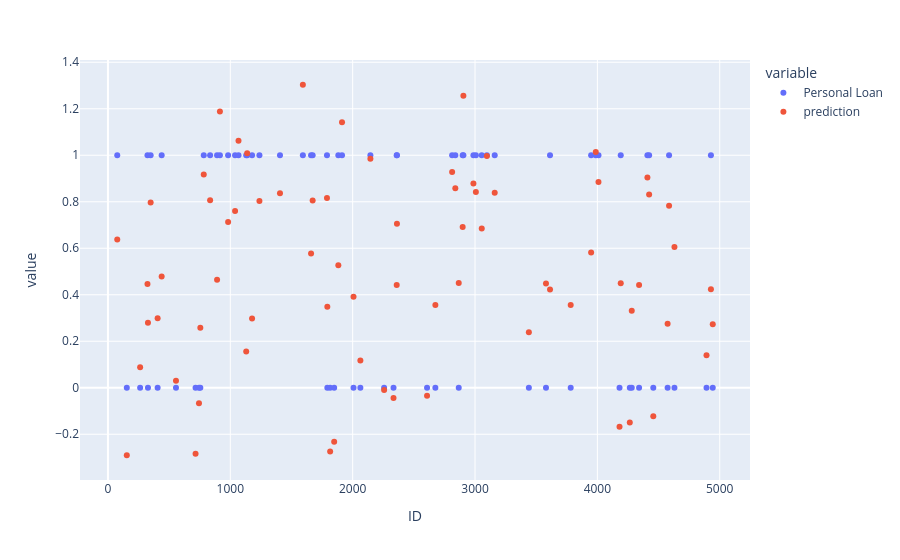

The notebook cell saved with this chart:
### Code cell
pred_results.predictions.plot.scatter(y=["Personal Loan", "prediction"], x="ID")

### Figure 1 — Plotly figure (JSON) as saved in the notebook; plotly's stock layout.template omitted (floating-point values rounded to 4 significant figures)
{"data": [{"hovertemplate": "variable=Personal Loan<br>ID=%{x}<br>value=%{y}<extra></extra>", "legendgroup": "Personal Loan", "marker": {"color": "#636efa", "symbol": "circle"}, "mode": "markers", "name": "Personal Loan", "orientation": "v", "showlegend": true, "type": "scatter", "x": [76, 154, 263, 323, 327, 349, 406, 439, 556, 716, 744, 755, 783, 835, 892, 915, 982, 1039, 1067, 1130, 1138, 1178, 1238, 1406, 1593, 1660, 1673, 1790, 1793, 1816, 1849, 1883, 1913, 2007, 2063, 2145, 2257, 2334, 2360, 2362, 2608, 2676, 2813, 2839, 2867, 2899, 2905, 2987, 3007, 3055, 3097, 3161, 3440, 3580, 3613, 3782, 3949, 3987, 4009, 4181, 4191, 4265, 4281, 4341, 4409, 4423, 4457, 4574, 4586, 4630, 4892, 4928, 4943], "xaxis": "x", "y": [1, 0, 0, 1, 0, 1, 0, 1, 0, 0, 0, 0, 1, 1, 1, 1, 1, 1, 1, 1, 1, 1, 1, 1, 1, 1, 1, 1, 0, 0, 0, 1, 1, 0, 0, 1, 0, 0, 1, 1, 0, 0, 1, 1, 0, 1, 1, 1, 1, 1, 1, 1, 0, 0, 1, 0, 1, 1, 1, 0, 1, 0, 0, 0, 1, 1, 0, 0, 1, 0, 0, 1, 0], "yaxis": "y"}, {"hovertemplate": "variable=prediction<br>ID=%{x}<br>value=%{y}<extra></extra>", "legendgroup": "prediction", "marker": {"color": "#EF553B", "symbol": "circle"}, "mode": "markers", "name": "prediction", "orientation": "v", "showlegend": true, "type": "scatter", "x": [76, 154, 263, 323, 327, 349, 406, 439, 556, 716, 744, 755, 783, 835, 892, 915, 982, 1039, 1067, 1130, 1138, 1178, 1238, 1406, 1593, 1660, 1673, 1790, 1793, 1816, 1849, 1883, 1913, 2007, 2063, 2145, 2257, 2334, 2360, 2362, 2608, 2676, 2813, 2839, 2867, 2899, 2905, 2987, 3007, 3055, 3097, 3161, 3440, 3580, 3613, 3782, 3949, 3987, 4009, 4181, 4191, 4265, 4281, 4341, 4409, 4423, 4457, 4574, 4586, 4630, 4892, 4928, 4943], "xaxis": "x", "y": [0.6382, -0.2903, 0.08805, 0.4457, 0.2793, 0.7973, 0.2994, 0.4784, 0.03059, -0.2838, -0.06631, 0.2581, 0.917, 0.8062, 0.4645, 1.188, 0.7128, 0.7599, 1.062, 0.1558, 1.009, 0.2982, 0.8028, 0.8361, 1.303, 0.5778, 0.8054, 0.8159, 0.3481, -0.2741, -0.2322, 0.5271, 1.142, 0.3915, 0.1174, 0.985, -0.009779, -0.04409, 0.4421, 0.7055, -0.03421, 0.3559, 0.9284, 0.8582, 0.4503, 0.6909, 1.256, 0.8784, 0.8419, 0.6849, 0.9963, 0.8389, 0.2386, 0.4482, 0.423, 0.3556, 0.5822, 1.014, 0.8847, -0.1679, 0.4496, -0.149, 0.3307, 0.4419, 0.904, 0.8317, -0.1222, 0.2754, 0.7832, 0.6051, 0.14, 0.4233, 0.2731], "yaxis": "y"}], "layout": {"autosize": true, "legend": {"title": {"text": "variable"}, "tracegroupgap": 0}, "margin": {"t": 60}, "xaxis": {"anchor": "y", "autorange": true, "domain": [0, 1], "range": [-222.5, 5241.0], "title": {"text": "ID"}, "type": "linear"}, "yaxis": {"anchor": "x", "autorange": true, "domain": [0, 1], "range": [-0.4137, 1.427], "title": {"text": "value"}, "type": "linear"}}}
